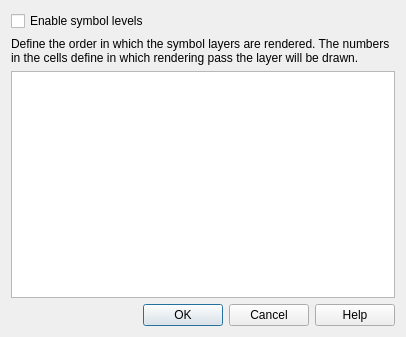
<?xml version="1.0" encoding="UTF-8"?>
<ui version="4.0">
 <class>QgsSymbolLevelsDialogBase</class>
 <widget class="QDialog" name="QgsSymbolLevelsDialogBase">
  <property name="geometry">
   <rect>
    <x>0</x>
    <y>0</y>
    <width>406</width>
    <height>337</height>
   </rect>
  </property>
  <property name="windowTitle">
   <string>Symbol Levels</string>
  </property>
  <layout class="QGridLayout" name="gridLayout">
   <item row="0" column="0">
    <widget class="QCheckBox" name="chkEnable">
     <property name="text">
      <string>Enable symbol levels</string>
     </property>
    </widget>
   </item>
   <item row="1" column="0">
    <widget class="QLabel" name="label">
     <property name="text">
      <string>Define the order in which the symbol layers are rendered. The numbers in the cells define in which rendering pass the layer will be drawn.</string>
     </property>
     <property name="wordWrap">
      <bool>true</bool>
     </property>
    </widget>
   </item>
   <item row="2" column="0">
    <widget class="QTableWidget" name="tableLevels">
     <property name="horizontalScrollMode">
      <enum>QAbstractItemView::ScrollPerPixel</enum>
     </property>
     <attribute name="horizontalHeaderStretchLastSection">
      <bool>true</bool>
     </attribute>
    </widget>
   </item>
   <item row="3" column="0">
    <widget class="QDialogButtonBox" name="buttonBox">
     <property name="orientation">
      <enum>Qt::Horizontal</enum>
     </property>
     <property name="standardButtons">
      <set>QDialogButtonBox::Cancel|QDialogButtonBox::Help|QDialogButtonBox::Ok</set>
     </property>
    </widget>
   </item>
  </layout>
 </widget>
 <resources/>
 <connections>
  <connection>
   <sender>buttonBox</sender>
   <signal>accepted()</signal>
   <receiver>QgsSymbolLevelsDialogBase</receiver>
   <slot>accept()</slot>
   <hints>
    <hint type="sourcelabel">
     <x>248</x>
     <y>254</y>
    </hint>
    <hint type="destinationlabel">
     <x>157</x>
     <y>274</y>
    </hint>
   </hints>
  </connection>
  <connection>
   <sender>buttonBox</sender>
   <signal>rejected()</signal>
   <receiver>QgsSymbolLevelsDialogBase</receiver>
   <slot>reject()</slot>
   <hints>
    <hint type="sourcelabel">
     <x>316</x>
     <y>260</y>
    </hint>
    <hint type="destinationlabel">
     <x>286</x>
     <y>274</y>
    </hint>
   </hints>
  </connection>
 </connections>
</ui>
